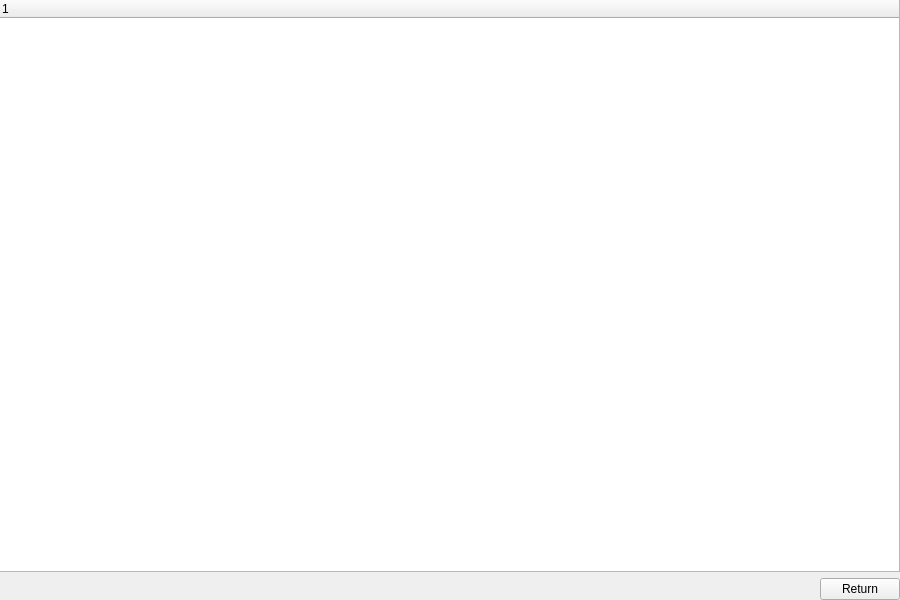
<?xml version="1.0" encoding="UTF-8"?>
<ui version="4.0">
 <class>BrowseWidget</class>
 <widget class="QWidget" name="BrowseWidget">
  <property name="geometry">
   <rect>
    <x>0</x>
    <y>0</y>
    <width>900</width>
    <height>600</height>
   </rect>
  </property>
  <property name="windowTitle">
   <string>Browse</string>
  </property>
  <widget class="QWidget" name="gridLayoutWidget">
   <property name="geometry">
    <rect>
     <x>-1</x>
     <y>-1</y>
     <width>901</width>
     <height>601</height>
    </rect>
   </property>
   <layout class="QGridLayout" name="wrapperLayout" rowstretch="1,10,1">
    <item row="2" column="0">
     <layout class="QGridLayout" name="footLayout">
      <item row="0" column="1">
       <widget class="QPushButton" name="homeBtn">
        <property name="text">
         <string>Return</string>
        </property>
       </widget>
      </item>
      <item row="0" column="0">
       <spacer name="horizontalSpacer">
        <property name="orientation">
         <enum>Qt::Horizontal</enum>
        </property>
        <property name="sizeHint" stdset="0">
         <size>
          <width>40</width>
          <height>20</height>
         </size>
        </property>
       </spacer>
      </item>
     </layout>
    </item>
    <item row="0" column="0">
     <layout class="QGridLayout" name="headLayout"/>
    </item>
    <item row="1" column="0">
     <layout class="QGridLayout" name="bodyLayout">
      <item row="0" column="0">
       <widget class="QTreeWidget" name="browse">
        <column>
         <property name="text">
          <string notr="true">1</string>
         </property>
        </column>
       </widget>
      </item>
     </layout>
    </item>
   </layout>
  </widget>
 </widget>
 <resources/>
 <connections/>
</ui>
